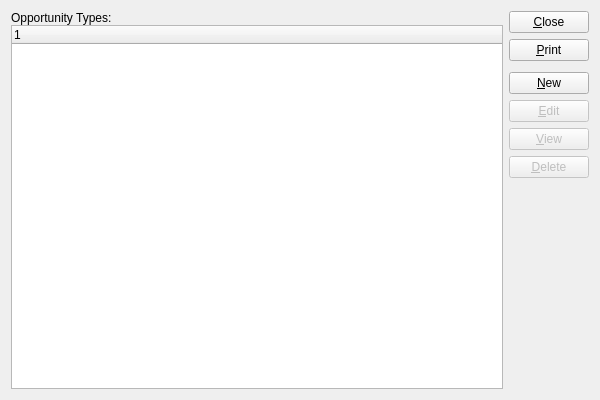
<?xml version="1.0" encoding="UTF-8"?>
<ui version="4.0">
 <comment>This file is part of the xTuple ERP: PostBooks Edition, a free and
open source Enterprise Resource Planning software suite,
Copyright (c) 1999-2019 by OpenMFG LLC, d/b/a xTuple.
It is licensed to you under the Common Public Attribution License
version 1.0, the full text of which (including xTuple-specific Exhibits)
is available at www.xtuple.com/CPAL.  By using this software, you agree
to be bound by its terms.</comment>
 <class>opportunityTypes</class>
 <widget class="QWidget" name="opportunityTypes">
  <property name="geometry">
   <rect>
    <x>0</x>
    <y>0</y>
    <width>600</width>
    <height>400</height>
   </rect>
  </property>
  <property name="windowTitle">
   <string>List Opportunity Types</string>
  </property>
  <layout class="QGridLayout" name="gridLayout">
   <item row="0" column="0">
    <layout class="QVBoxLayout">
     <property name="spacing">
      <number>0</number>
     </property>
     <item>
      <widget class="QLabel" name="_oplistLit">
       <property name="text">
        <string>Opportunity Types:</string>
       </property>
      </widget>
     </item>
     <item>
      <widget class="XTreeWidget" name="_oplist"/>
     </item>
    </layout>
   </item>
   <item row="0" column="1">
    <layout class="QVBoxLayout" name="verticalLayout">
     <item>
      <widget class="QPushButton" name="_close">
       <property name="text">
        <string>&amp;Close</string>
       </property>
      </widget>
     </item>
     <item>
      <widget class="QPushButton" name="_print">
       <property name="text">
        <string>&amp;Print</string>
       </property>
      </widget>
     </item>
     <item>
      <spacer name="verticalSpacer">
       <property name="orientation">
        <enum>Qt::Vertical</enum>
       </property>
       <property name="sizeType">
        <enum>QSizePolicy::Preferred</enum>
       </property>
       <property name="sizeHint" stdset="0">
        <size>
         <width>20</width>
         <height>5</height>
        </size>
       </property>
      </spacer>
     </item>
     <item>
      <widget class="QPushButton" name="_new">
       <property name="text">
        <string>&amp;New</string>
       </property>
      </widget>
     </item>
     <item>
      <widget class="QPushButton" name="_edit">
       <property name="enabled">
        <bool>false</bool>
       </property>
       <property name="text">
        <string>&amp;Edit</string>
       </property>
      </widget>
     </item>
     <item>
      <widget class="QPushButton" name="_view">
       <property name="enabled">
        <bool>false</bool>
       </property>
       <property name="text">
        <string>&amp;View</string>
       </property>
      </widget>
     </item>
     <item>
      <widget class="QPushButton" name="_delete">
       <property name="enabled">
        <bool>false</bool>
       </property>
       <property name="text">
        <string>&amp;Delete</string>
       </property>
      </widget>
     </item>
     <item>
      <spacer>
       <property name="orientation">
        <enum>Qt::Vertical</enum>
       </property>
       <property name="sizeType">
        <enum>QSizePolicy::Expanding</enum>
       </property>
       <property name="sizeHint" stdset="0">
        <size>
         <width>20</width>
         <height>20</height>
        </size>
       </property>
      </spacer>
     </item>
    </layout>
   </item>
  </layout>
 </widget>
 <layoutdefault spacing="6" margin="11"/>
 <customwidgets>
  <customwidget>
   <class>XTreeWidget</class>
   <extends>QTreeWidget</extends>
   <header>xtreewidget.h</header>
   <container>1</container>
  </customwidget>
 </customwidgets>
 <tabstops>
  <tabstop>_oplist</tabstop>
  <tabstop>_new</tabstop>
  <tabstop>_edit</tabstop>
  <tabstop>_view</tabstop>
  <tabstop>_delete</tabstop>
  <tabstop>_print</tabstop>
  <tabstop>_close</tabstop>
 </tabstops>
 <resources/>
 <connections>
  <connection>
   <sender>_oplist</sender>
   <signal>valid(bool)</signal>
   <receiver>_view</receiver>
   <slot>setEnabled(bool)</slot>
   <hints>
    <hint type="sourcelabel">
     <x>20</x>
     <y>20</y>
    </hint>
    <hint type="destinationlabel">
     <x>20</x>
     <y>20</y>
    </hint>
   </hints>
  </connection>
  <connection>
   <sender>_close</sender>
   <signal>clicked()</signal>
   <receiver>opportunityTypes</receiver>
   <slot>close()</slot>
   <hints>
    <hint type="sourcelabel">
     <x>20</x>
     <y>20</y>
    </hint>
    <hint type="destinationlabel">
     <x>20</x>
     <y>20</y>
    </hint>
   </hints>
  </connection>
 </connections>
</ui>
